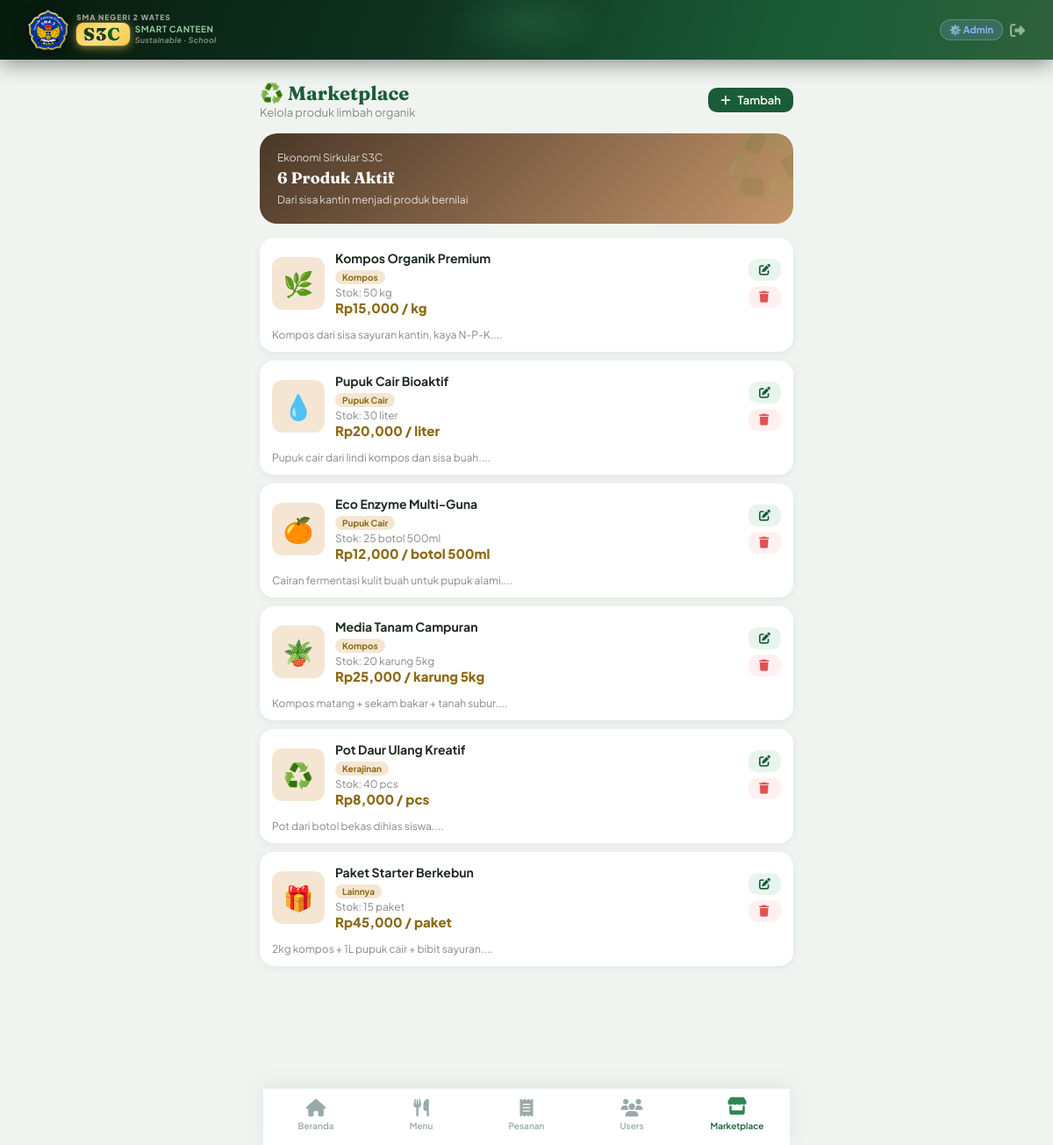
The page /admin/marketplace (signed in) on the database its author committed.
### tables this page shows
CREATE TABLE marketplace_items (
            id INTEGER PRIMARY KEY AUTOINCREMENT,
            name TEXT NOT NULL, description TEXT, category TEXT,
            price REAL DEFAULT 0, unit TEXT DEFAULT 'pcs', stock INTEGER DEFAULT 0,
            image_emoji TEXT DEFAULT '♻️', image_file TEXT,
            seller_id INTEGER, is_available INTEGER DEFAULT 1,
            created_at TEXT DEFAULT (datetime('now'))
        );

### app.py (the view)
@app.route('/admin/marketplace')
def admin_marketplace():
    if 'user_id' not in session or session['role'] != 'admin': return redirect(url_for('login'))
    items = query_db('SELECT * FROM marketplace_items ORDER BY created_at DESC')
    return render_template('admin/marketplace.html', items=items)

### app.py (called while the page is built)
def get_db():
    db = getattr(g, '_database', None)
    if db is None:
        db = g._database = sqlite3.connect(DATABASE)
        db.row_factory = sqlite3.Row
        db.execute("PRAGMA foreign_keys = ON")
    return db

@app.teardown_appcontext
def close_connection(exc):
    db = getattr(g, '_database', None)
    if db: db.close()

def query_db(q, args=(), one=False, commit=False):
    db = get_db()
    cur = db.execute(q, args)
    if commit:
        db.commit()
        return cur.lastrowid
    rv = cur.fetchall()
    return (rv[0] if rv else None) if one else rv

### templates/admin/marketplace.html (shortened to what this page needs)
{% extends 'base.html' %}
{% block content %}
<div style="display:flex;justify-content:space-between;align-items:center;padding:16px;">
    <div>
        <div style="font-family:'Fraunces',serif;font-size:22px;font-weight:700;color:#1a5c38;">♻️ Marketplace</div>
        <div style="font-size:13px;color:#888;">Kelola produk limbah organik</div>
    </div>
    <a href="{{ url_for('admin_add_marketplace') }}" class="btn btn-primary btn-sm">
        <i class="fas fa-plus"></i> Tambah
    </a>
</div>
<div style="margin:0 16px 16px;background:linear-gradient(135deg,#4a3728,#c4956a);border-radius:20px;padding:20px;color:white;position:relative;overflow:hidden;">
    <div style="position:absolute;top:-20px;right:-20px;font-size:80px;opacity:0.12;">♻️</div>
    <div style="font-size:12px;opacity:0.8;margin-bottom:4px;">Ekonomi Sirkular S3C</div>
    <div style="font-family:'Fraunces',serif;font-size:18px;font-weight:700;margin-bottom:6px;">{{ items|length }} Produk Aktif</div>
    <div style="font-size:12px;opacity:0.8;">Dari sisa kantin menjadi produk bernilai</div>
</div>
<div style="padding:0 16px 80px;">
    {% if items %}
    {% for item in items %}
    <div style="background:white;border-radius:16px;margin-bottom:10px;overflow:hidden;box-shadow:0 2px 8px rgba(26,92,56,0.08);">
        <div style="display:flex;align-items:center;gap:12px;padding:14px;">
            <div style="width:60px;height:60px;border-radius:12px;overflow:hidden;flex-shrink:0;background:#f5e6d3;display:flex;align-items:center;justify-content:center;">
                {% if item.image_file %}
                <img src="{{ url_for('static',filename='uploads/marketplace/'+item.image_file) }}" style="width:100%;height:100%;object-fit:cover;">
                {% else %}
                <span style="font-size:28px;">{{ item.image_emoji }}</span>
                {% endif %}
            </div>
            <div style="flex:1;min-width:0;">
                <div style="display:flex;align-items:center;gap:6px;flex-wrap:wrap;">
                    <div style="font-weight:700;font-size:14px;color:#1e2a1f;">{{ item.name }}</div>
                </div>
                <span style="font-size:10px;background:#f5e6d3;color:#8b6914;padding:2px 8px;border-radius:10px;font-weight:700;">{{ item.category.replace('_',' ').title() }}</span>
                <div style="font-size:12px;color:#888;margin-top:2px;">Stok: {{ item.stock }} {{ item.unit }}</div>
                <div style="font-weight:800;color:#8b6914;font-size:15px;">Rp{{ "{:,.0f}".format(item.price) }} / {{ item.unit }}</div>
            </div>
            <div style="display:flex;flex-direction:column;gap:6px;">
                <a href="{{ url_for('admin_edit_marketplace', item_id=item.id) }}" class="btn btn-secondary btn-sm" style="padding:6px 12px;">
                    <i class="fas fa-edit"></i>
                </a>
                <form method="POST" action="{{ url_for('admin_delete_marketplace', item_id=item.id) }}" onsubmit="return confirm('Hapus produk ini?')">
                    <button type="submit" class="btn btn-danger btn-sm" style="padding:6px 12px;width:100%;">
                        <i class="fas fa-trash"></i>
                    </button>
                </form>
            </div>
        </div>
        {% if item.description %}
        <div style="padding:0 14px 12px;font-size:12px;color:#888;">{{ item.description[:100] }}...</div>
        {% endif %}
    </div>
    {% endfor %}
    {% else %}
    <div class="empty-state">
        <i class="fas fa-store"></i>
        <p>Belum ada produk. <a href="{{ url_for('admin_add_marketplace') }}" style="color:#2d8653;font-weight:700;">Tambah produk pertama!</a></p>
    </div>
    {% endif %}
</div>
{% endblock %}

### templates/base.html (style rules this page uses)
:root { --forest: #1a5c38; --leaf: #2d8653; --sage: #4caf78; --mint: #a8e6bc; --foam: #e8f5ee; --earth: #8b6914; --clay: #c4956a; --sand: #f5e6d3; --cream: #fdfaf6; --bark: #4a3728; --charcoal: #1e2a1f; --mist: #f0f4f1; --white: #ffffff; --danger: #e05252; --warning: #e8a020; --info: #3a8fd4; --shadow-sm: 0 2px 8px rgba(26,92,56,0.08); --shadow-md: 0 4px 20px rgba(26,92,56,0.12); --shadow-lg: 0 8px 40px rgba(26,92,56,0.16); --radius: 16px; --radius-sm: 10px; --radius-lg: 24px; }
* { margin: 0; padding: 0; box-sizing: border-box; }
html { scroll-behavior: auto; }
body { font-family: 'Plus Jakarta Sans', sans-serif; background: var(--mist); color: var(--charcoal); min-height: 100vh; padding-bottom: 90px; }
.btn { display: inline-flex; align-items: center; gap: 8px; padding: 10px 20px; border-radius: var(--radius-sm); font-family: inherit; font-size: 14px; font-weight: 600; border: none; cursor: pointer; text-decoration: none; transition: all 0.2s; }
.btn-primary { background: var(--forest); color: white; }
.btn-secondary { background: var(--foam); color: var(--forest); }
.btn-danger { background: #fff0f0; color: var(--danger); }
.btn-sm { padding: 6px 14px; font-size: 13px; }

### rows shown on the page
marketplace_items: image_emoji "🌿", name "Kompos Organik Premium", category.replace "Kompos", stock "50", unit "kg", price "15,000", description "Kompos dari sisa sayuran kantin, kaya N-P-K."
marketplace_items: image_emoji "💧", name "Pupuk Cair Bioaktif", category.replace "Pupuk Cair", stock "30", unit "liter", price "20,000", description "Pupuk cair dari lindi kompos dan sisa buah."
marketplace_items: image_emoji "🍊", name "Eco Enzyme Multi-Guna", category.replace "Pupuk Cair", stock "25", unit "botol 500ml", price "12,000", description "Cairan fermentasi kulit buah untuk pupuk alami."
marketplace_items: image_emoji "🪴", name "Media Tanam Campuran", category.replace "Kompos", stock "20", unit "karung 5kg", price "25,000", description "Kompos matang + sekam bakar + tanah subur."
marketplace_items: image_emoji "♻️", name "Pot Daur Ulang Kreatif", category.replace "Kerajinan", stock "40", unit "pcs", price "8,000", description "Pot dari botol bekas dihias siswa."
marketplace_items: image_emoji "🎁", name "Paket Starter Berkebun", category.replace "Lainnya", stock "15", unit "paket", price "45,000", description "2kg kompos + 1L pupuk cair + bibit sayuran."

### other values the page prints
{{ items|length }} "6"
